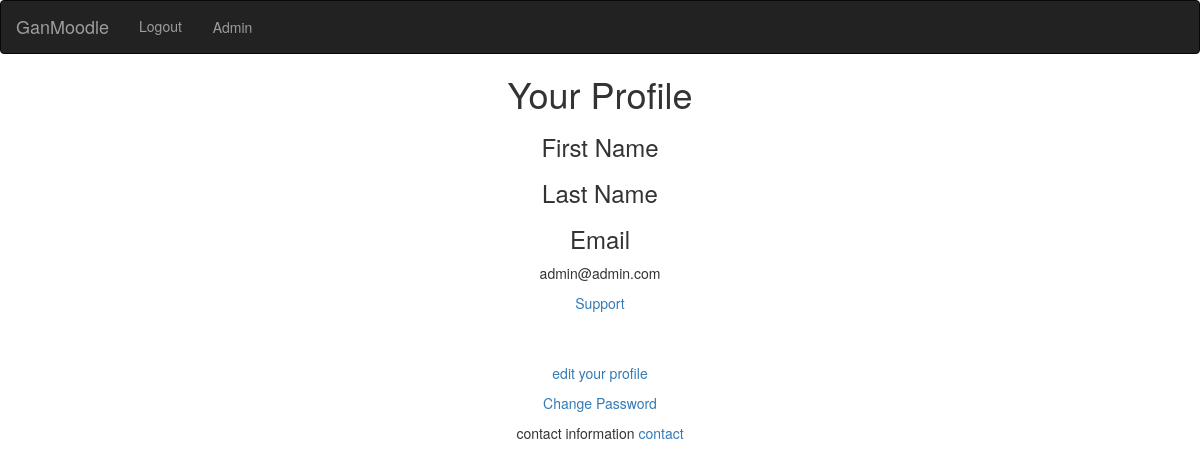
Before: /users/profile/ (signed in) with the older database file.
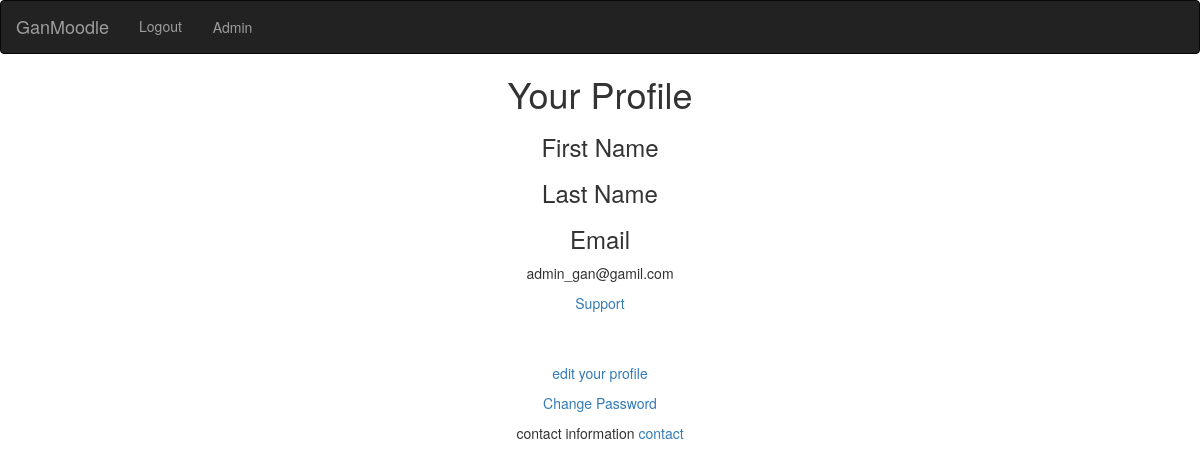
After: the same page with the newer database file.
### users/models.py (models this page shows)
class User(AbstractUser):
    is_admin = models.BooleanField(default=False)
    is_manager = models.BooleanField(default=False)
    is_parent = models.BooleanField(default=False)
    first_name = models.CharField(max_length=100)
    last_name = models.CharField(max_length=100)
    phone_number = models.CharField(max_length=10)
    gangroups = models.ManyToManyField(GanGroup)
    profile_pic = models.ImageField(upload_to='profilepics',null=True,blank=True)

### users/views.py (the view)
# urls.py: path('profile/',views.profile, name='profile'),
def profile(request):
    user_form=request.user
    x=request.user.gangroups.all()
    return render(request,"../templates/profile.html", context={'user':user_form,'gangroups':x})

### templates/profile.html (shortened to what this page needs)
<link rel="stylesheet" href="https://maxcdn.bootstrapcdn.com/bootstrap/3.3.7/css/bootstrap.min.css">
<link rel="stylesheet" href="cssHelper">
<nav class="navbar navbar-inverse">
  <div class="container-fluid">
<div class="navbar-header">
  <a class="navbar-brand" href="{% url 'homepage' %}">GanMoodle</a>
</div>
<div class="collapse navbar-collapse" id="bs-example-navbar-collapse-1">
  <ul class="nav navbar-nav">
    {% if user.is_authenticated %}
      <li class="nav-item">
        <a class="nav-link" href="{% url 'logout' %}">Logout</a>
      </li>
      <li class="nav-item">
        <a class="btn btn-outline-primary" href="{% url 'profile' %}">{{user.username|title}}</a>
      </li>
    {% else %}
    <li><a href="{% url 'register' %}">Sign up </a></li>
    <li ><a  href="{% url 'login' %}">Sign in</a></li>
    {% endif %}
  </ul>
  </div>
</div>
</nav>
    <div class="grid-65">
        <h1 style="text-align: center;">Your Profile</h1>
        <h3 style="text-align: center;">First Name</h3>
        <h3 style="text-align: center;">Last Name</h3>
        <h3 style="text-align: center;">Email</h3>
        <p style="text-align: center;">{{ user.email }}</p>
          <p style="text-align: center"> <a href="{% url 'support_page' %}">Support</a> </p>
            <br>
            <br>
            <p style="text-align: center;"><a href="{% url 'edit_profile' %}">edit your profile</a> </p>
            <p style="text-align: center;"><a href="{% url 'change_password' %}">Change Password</a> </p>
            <p style="text-align: center;">contact information <a href="{% url 'contact' %}">contact</a></p>
    </div>

Changed rows visible on the page:
changed User "Admin": email "admin@admin.com" → "admin_gan@gamil.com"
